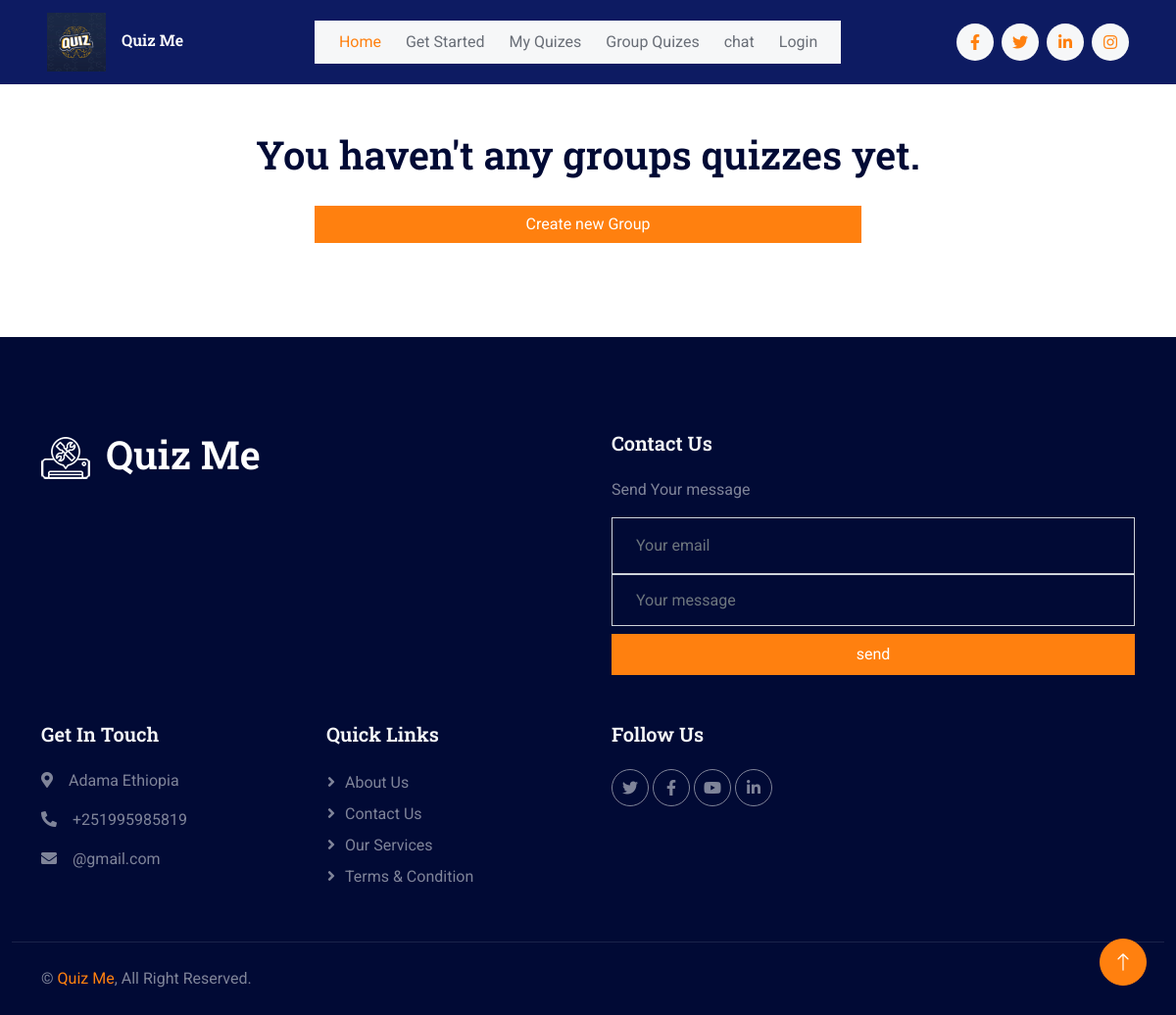
The app's page /my_group_quizzes (signed in), older data.
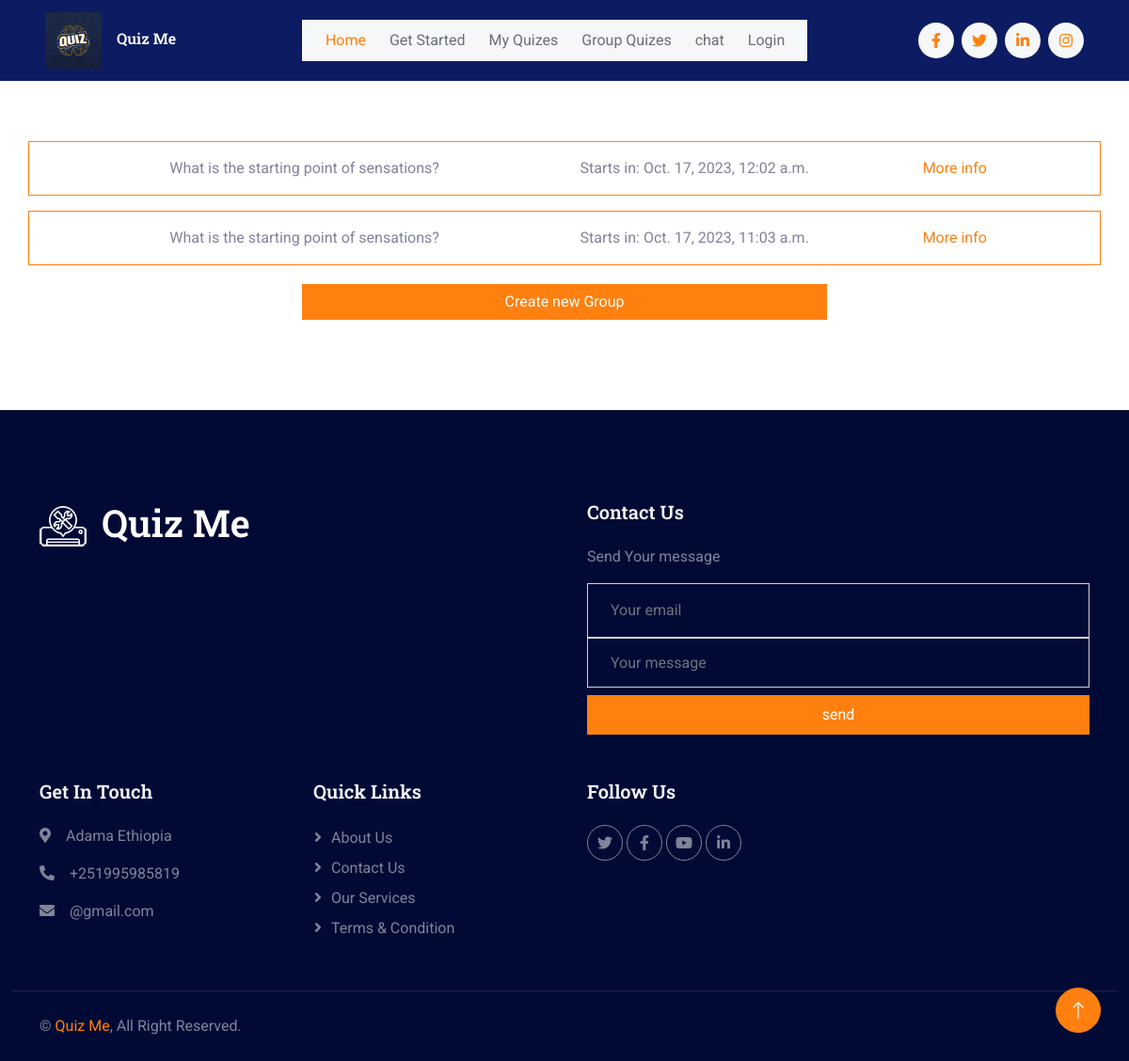
The same page, newer data.
### quiz_app/models.py (models this page shows, shortened)
class GroupQuiz(models.Model):
    quiz = models.ForeignKey(Quiz, on_delete=models.CASCADE)
    start_time = models.DateTimeField()
    completed = models.BooleanField(default=False)
    joined_members = models.ManyToManyField(CustomUser, related_name="members")
    end_time = models.DateTimeField(null=True, blank=True)
    is_in_progress = models.BooleanField(default=False)
    created_by = models.ForeignKey(CustomUser, on_delete=models.CASCADE, null=True, blank=True)

class Quiz(models.Model):
    title = models.CharField(max_length=100, null=True, blank=True)
    size = models.IntegerField()
    generated_by = models.ForeignKey(CustomUser, on_delete=models.CASCADE)
    questions = models.TextField()
    user_score = models.IntegerField(default=0)

### quiz_app/views.py (the view)
# urls.py: path('my_group_quizzes', views.user_group_quizs, name="group_quizes"),
@login_required(login_url='login')
def user_group_quizs(request):
    user = request.user
    group_quizzes = GroupQuiz.objects.filter(joined_members=user)
    return render(request, "joined_group_quizes.html", {"group_quizes":group_quizzes})

### templates/joined_group_quizes.html
{% extends 'index2.html' %}
{% block content %}
{% load static %}
<body>
    <div class="container-xxl py-5 custom-container">
        <div class="container text-center">
            {% if group_quizes %}
            {% for quiz in group_quizes %}
            <div class="row border border-primary rounded p-3 mt-3 d-flex justify-content-center align-items-center">
                <div class="col-md-6">
                    {{ quiz.quiz.title }}
                </div>
                <div class="col-md-3">
                    Starts in: {{ quiz.start_time }}
                </div>
                <div class="col-md-3">
                    <a href="{%url 'group_quiz' quiz.id %}">More info</a>
                </div>
            </div>
            {% endfor %}
            {% else %}
            <h1>You haven't any groups quizzes yet.</h1>
            {% endif %}
            <Button onclick="window.location.href = '{%url 'create_group_quiz'%}';" class="btn btn-primary" style="margin-top:20px; width:50%">
                Create new Group
            </Button>
        </div>
    </div>
</body>
{% endblock content %}

Row changes from the older to the newer data that the page shows:
added GroupQuiz: quiz "What is the starting point of sensations?", start_time "Oct. 17, 2023, 12:02 a.m."
added GroupQuiz: quiz "What is the starting point of sensations?", start_time "Oct. 17, 2023, 11:03 a.m."
Text that changed along with them:
text no longer shown: "You haven't any groups quizzes yet."
